Frame 1 (no input): blank canvas, image omitted
Frame 60 (the mouse pressed at the canvas centre just before this capture): blank canvas, image omitted
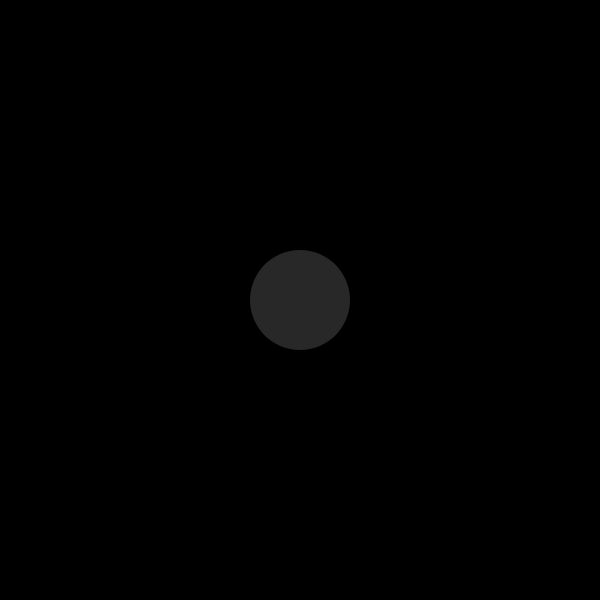
Frame 120 (the mouse held since frame 60 and released just before this capture)

The Processing sketch whose frames 1 and 60 were blank and that drew this single picture after the mouse press (run headless with seeded random() and noise(); from frame 60 on, the mouse is pressed at the canvas centre):

// Processing sketch: Ex_13_Nodes_2
// ── Ex_13_Nodes_2.pde
Node[] nodes = new Node[100];
int nodeCount = 0;

void setup() {
  size(600, 600);
  for (int i = 0; i < nodes.length; i++) {
    // Each element stores the same reference to the nodes array
    nodes[i] = new Node(i, nodes); 
  }
}

void draw() {
  background(0);
  for (int i = 0; i < nodeCount; i++) {
    nodes[i].display(); 
    nodes[i].displayNetwork(nodeCount);
  }
}

void mousePressed() {
  if (nodeCount < nodes.length) {
    nodes[nodeCount].setPosition();
    nodeCount++;
  }
}
// ── Node.pde
class Node {
  int x;  // X-coordinate
  int y;  // Y-coordinate
  int radius = 50;  // Radius
  int id;  // The index within the array
  Node[] otherNodes;  // Reference to the array of Nodes

  Node(int tempId, Node[] tempOthers) {
    id = tempId;
    otherNodes = tempOthers;
  }

  // Define the location
  void setPosition() {
    x = mouseX;
    y = mouseY;
  }

  // Draw to the display window
  void display() {
    ellipseMode(RADIUS);
    noStroke();
    fill(255, 40);
    ellipse(x, y, radius, radius);
  }
  
  // Draw the lines between overlapping Nodes
  void displayNetwork(int nodeCount) {
    stroke(255);
    for (int i = id+1; i < nodeCount; i++) {
      if (overlap(otherNodes[i])) {
        line(x, y, otherNodes[i].x, otherNodes[i].y);
      }
    }
  }

  // Calculate if this Node is overlapping with another
  boolean overlap(Node n) {
    float distanceFromCenters = dist(x, y, n.x, n.y);
    float diameter = radius + n.radius;
    if (distanceFromCenters < diameter) {
      return true;
    } else {
      return false;
    }
  }
}
